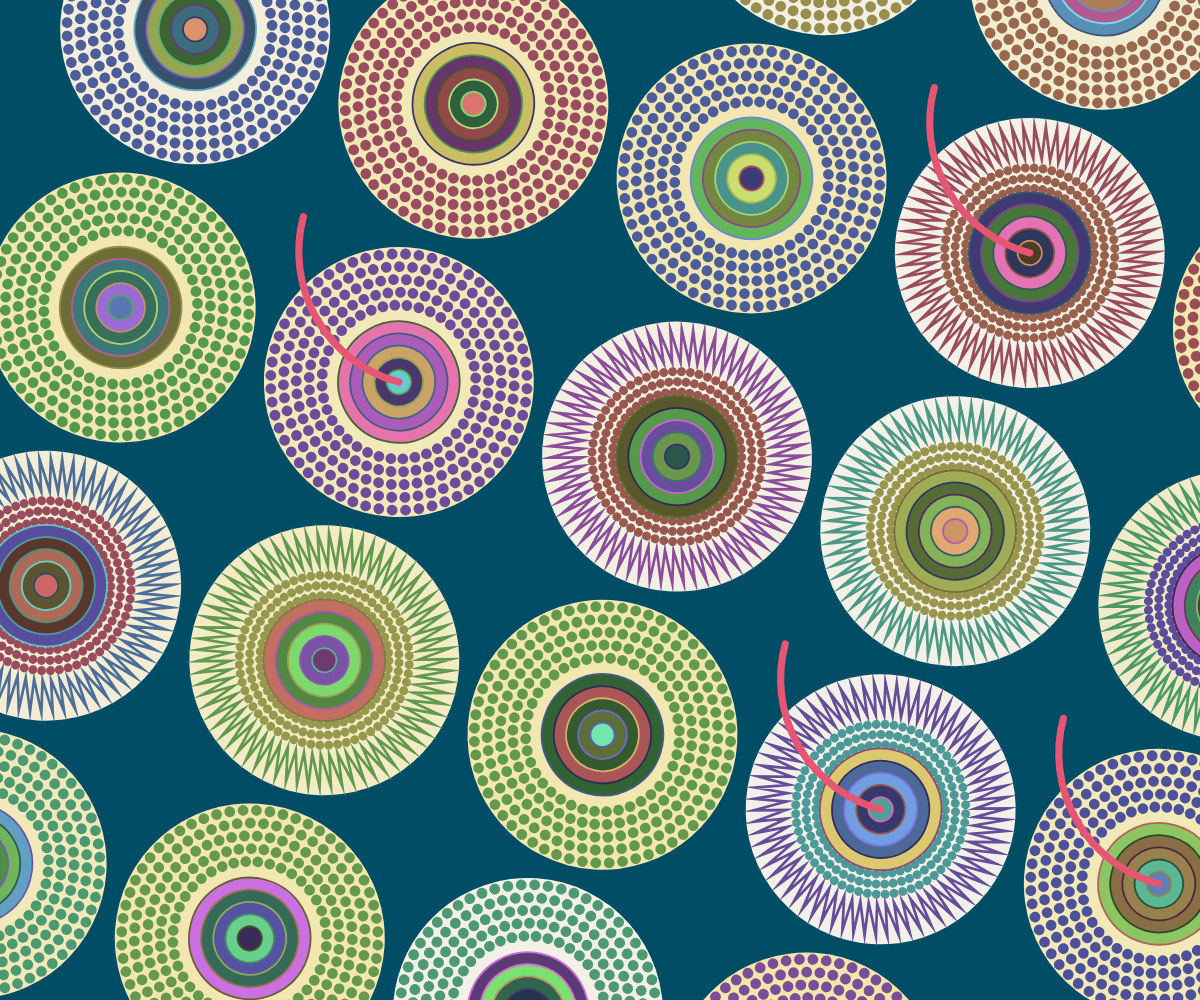
Frame 1 (no input)
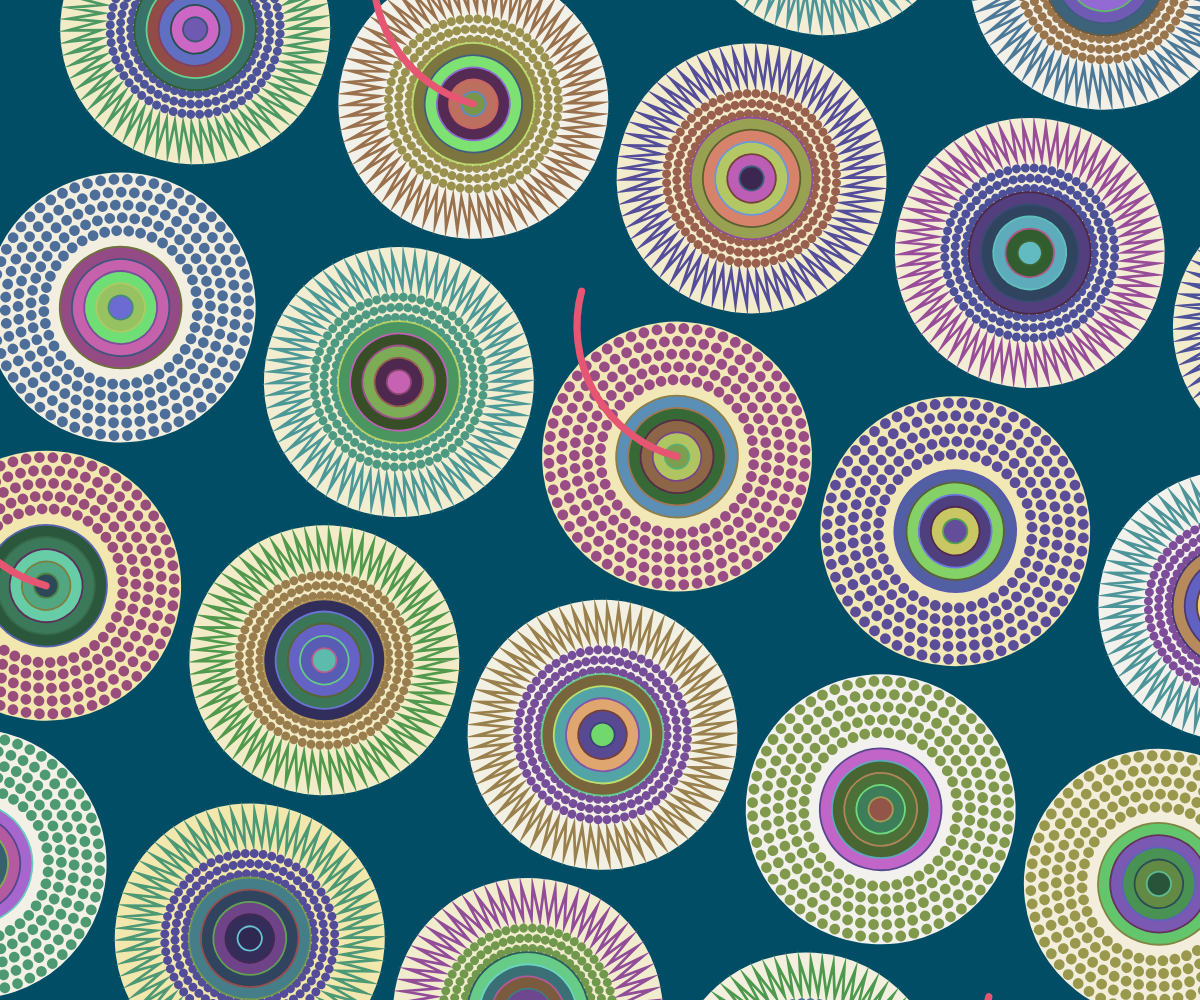
Frame 2 (the mouse pressed at the canvas centre, redrawn once)

The p5.js sketch that drew these frames (run headless with seeded random() and noise() and a simulated clock; the mouse was pressed at the canvas centre and the sketch redrawn once):

// p5.js sketch
// ── sketch.js
let circleRadius = 75;
let initialDotNumber = 60;
let dotNumberDecrement = 5;

function setup() {
  createCanvas(windowWidth, windowHeight);
  colorMode(HSB);
  noLoop();
}

function draw() {
  background(195, 99, 40);
  scale(1.8); 
  translate(width / 2, height / 2);
  rotate(PI / 12);
  translate(-width / 2 - 80, -height / 2 - 80);

  let spacing = 160;
  let rows = height / spacing;
  let cols = width / spacing;
  for (let i = 0; i <= rows; i++) {
    for (let j = 0; j <= cols; j++) {
      let x = j * spacing + spacing / 2;
      let y = i * spacing + spacing / 2;
      drawWheels(x, y, circleRadius);
    }
  }
}

function drawWheels(x, y, radius) {
  // Draw line or dots
  let drawLines = random(1) > 0.5;
  // Whether to draw arc
  let drawArcs = random(1) > 0.8;
  let numDotRings = 5;
  let dotNumber = [];

  // The number of dots per ring
  for (let i = 0; i < numDotRings; i++) {
    let currentDotNumber = initialDotNumber - i * dotNumberDecrement;
    dotNumber.push(currentDotNumber);
  }

  // Outermost ring
  let ringRadius = radius;
  let col = color(50, random(0, 30), 95);
  fill(col);
  noStroke();
  ellipse(x, y, ringRadius * 2);

  // Using if-else to draw two different kinds of wheels
  if (drawLines) {
    let numLines = 70;
    stroke(random(360), 50, 60);
    strokeWeight(1.5);
    noFill(); 

    beginShape(); 
    for (let k = 0; k < numLines; k++) {
      let angle = TWO_PI / numLines * k;
      let startX = x + cos(angle) * radius * 0.7;
      let startY = y + sin(angle) * radius * 0.7;
      let endX = x + cos(angle) * radius * 0.94;
      let endY = y + sin(angle) * radius * 0.94;
      vertex(startX, startY); 
      vertex(endX, endY); 
    }
    endShape(CLOSE); 

    let dotColor = color(random(360), 50, 60);

    for (let i = 0; i < 3; i++) {
      let dotRingRadius = radius * (1 - i * 0.12);
      let numDots = dotNumber[i];
      for (let j = 0; j < numDots; j++) {
        let angle = j * TWO_PI / numDots;
        let dotX = x + cos(angle) * dotRingRadius * 0.63;
        let dotY = y + sin(angle) * dotRingRadius * 0.63;
        fill(dotColor);
        noStroke();
        ellipse(dotX, dotY, 5);
      }
    }
  } else {
    let dotColor = color(random(360), 50, 60);

    for (let i = 0; i < numDotRings; i++) {
      let dotRingRadius = radius * (1 - i * 0.1);
      let numDots = dotNumber[i];
      for (let j = 0; j < numDots; j++) {
        let angle = j * TWO_PI / numDots;
        let dotX = x + cos(angle) * dotRingRadius * 0.95;
        let dotY = y + sin(angle) * dotRingRadius * 0.95;
        fill(dotColor);
        noStroke();
        ellipse(dotX, dotY, 6);
      }
    }
  }

  // Center circle 
  let numInnerCircles = 5;
  for (let i = 0; i < numInnerCircles; i++) {
    let innerRadius = radius * 0.5 * (1 - i * 0.2);
    fill(color(random(330), 50, random(30, 90)));
    stroke(color(random(330), 50, random(30, 90)));
    strokeWeight(1)
    ellipse(x, y, innerRadius * 1.8);
  }

  // Pink arcs
  if (drawArcs) {
    stroke(348, 63, 90);
    strokeWeight(4);
    noFill();
    let arcRadius = radius * 2;
    let startAngle = PI / 2;
    let endAngle = PI;
    arc(x, y - radius, arcRadius, arcRadius, startAngle, endAngle);
  }
}

function windowResized() {
  resizeCanvas(windowWidth, windowHeight);
}
